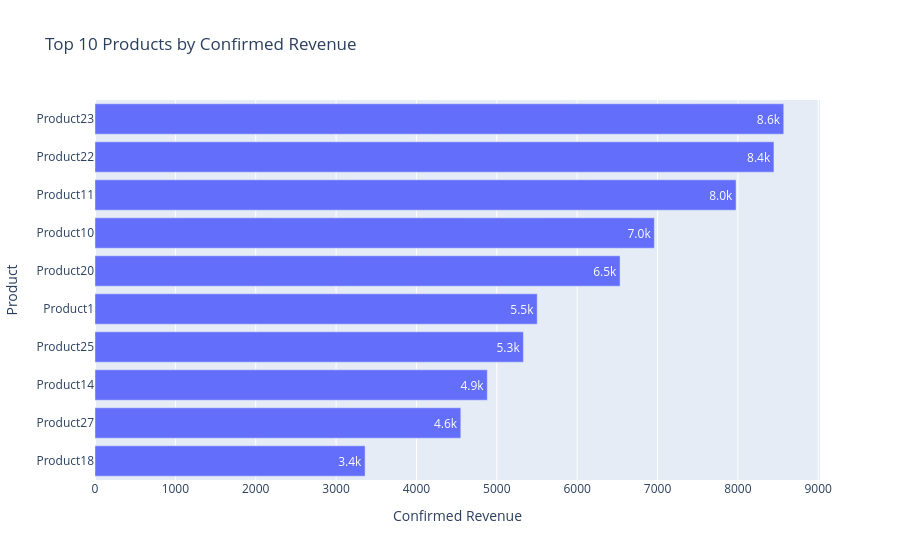

Here is the notebook cell this chart was saved with:
### Code cell
fig = px.bar(
    product_revenue.sort_values("total_price"),
    x="total_price",
    y="product_name",
    orientation="h",
    text_auto=".2s",
    title="Top 10 Products by Confirmed Revenue"
)

fig.update_layout(
    xaxis_title="Confirmed Revenue",
    yaxis_title="Product"
)

fig.show()

### Figure 1 — Plotly figure (JSON) as saved in the notebook; plotly's stock layout.template omitted (floating-point values rounded to 4 significant figures)
{"data": [{"hovertemplate": "total_price=%{x}<br>product_name=%{y}<extra></extra>", "legendgroup": "", "marker": {"color": "#636efa", "pattern": {"shape": ""}}, "name": "", "orientation": "h", "showlegend": false, "textposition": "auto", "texttemplate": "%{x:.2s}", "type": "bar", "x": [3361.0, 4552.0, 4882.0, 5331.0, 5503.0, 6534.0, 6961.0, 7977.0, 8449.0, 8571.0], "xaxis": "x", "y": ["Product18", "Product27", "Product14", "Product25", "Product1", "Product20", "Product10", "Product11", "Product22", "Product23"], "yaxis": "y"}], "layout": {"barmode": "relative", "legend": {"tracegroupgap": 0}, "title": {"text": "Top 10 Products by Confirmed Revenue"}, "xaxis": {"anchor": "y", "domain": [0, 1], "title": {"text": "Confirmed Revenue"}}, "yaxis": {"anchor": "x", "domain": [0, 1], "title": {"text": "Product"}}}}
